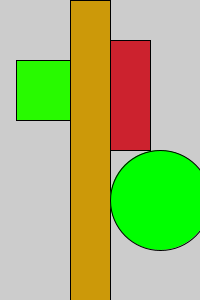
Frame 1 (no input)
Frame 60 (the mouse pressed at the canvas centre just before this capture): identical to frame 1, image omitted
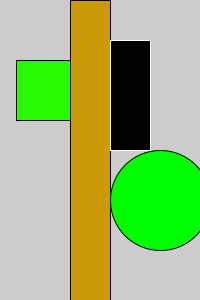
Frame 120 (the mouse held since frame 60 and released just before this capture)

The Processing sketch that drew these frames (run headless with seeded random() and noise(); from frame 60 on, the mouse is pressed at the canvas centre):

// Processing sketch: processing_3846
// ── processing_3846.pde

int redcWidth = 40;
int redcHeight = 110;
void setup() { 
size(200, 300);

color b2 = color(40, 250, -12);
color walk = color(204, 153, 9);
color redc = color(204, 34, 46);
color oval = color(0, 255, 0);


fill(redc);
rect(110, 40, 40, 100);
fill(walk);
rect(70, 0, 40, 300);
fill(b2);
rect(16, 60, 54, 60);
fill(oval);
ellipse(160, 200, 100, 100);

}

void draw() {
  fill(204, 34, 46);
  for (int y= 5; y<height; y += 30){ 
    for (int x= 5; x<width; x += 30){ 
      
  rect(110, 40, redcWidth, redcHeight);
  
    if (mousePressed)    { 
  float redc = random(0, 100);
      stroke(250);  
      fill(0); 
        rect(110, 40,redcWidth, redcHeight); 
      } 
      fill(204, 34, 46); 
    } 
  } 
  }
